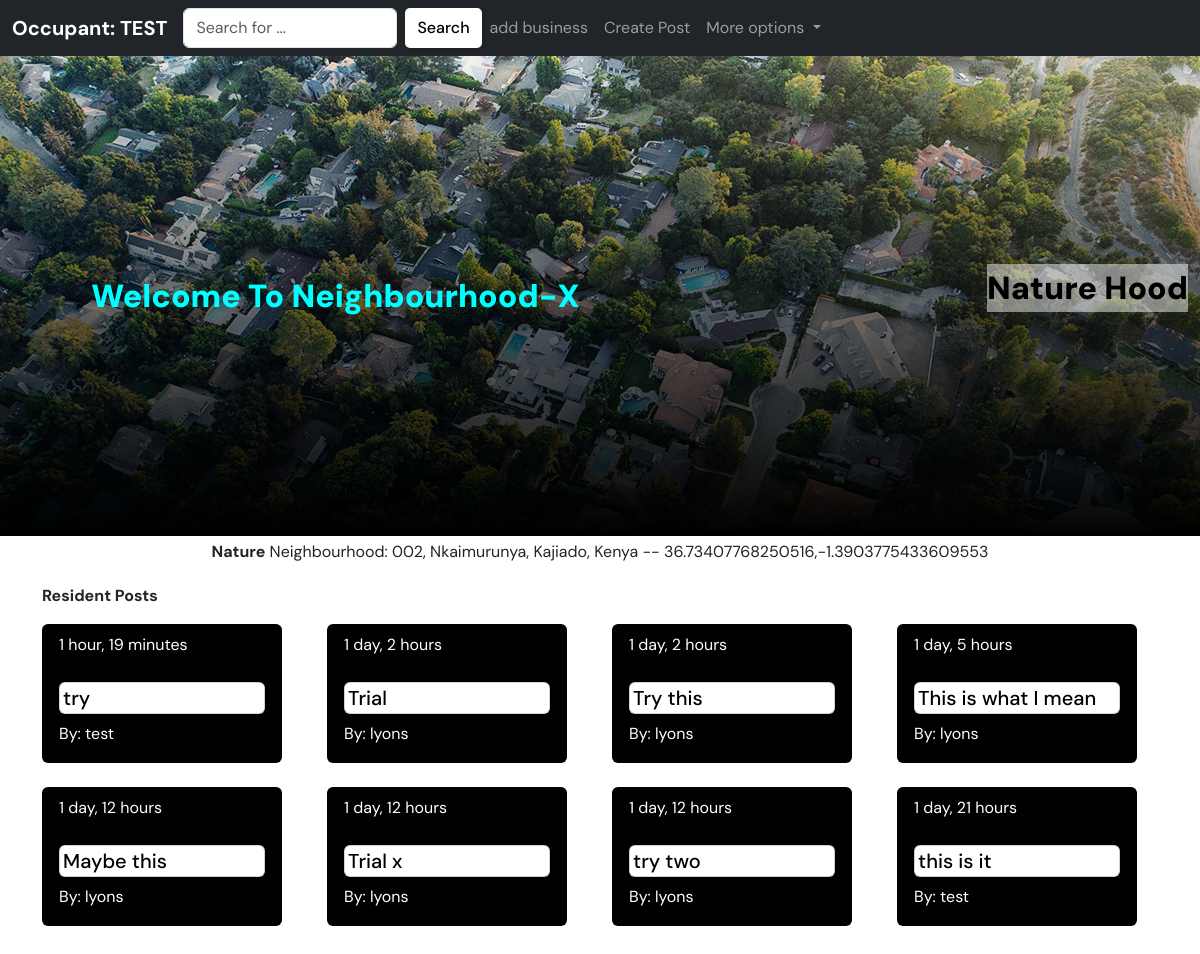
The page /resident-dashboard/ (signed in) on the database its author committed.
### neighbourhoodx/models.py (models this page shows, shortened)
class Neighbourhood(models.Model):
    admin = models.ForeignKey(Administrator, on_delete=models.CASCADE)
    name = models.CharField(max_length=30)
    location = LocationField(map_attrs={"center": [36.74,  -1.39], "marker_color": "red"})
    occupants = models.IntegerField(default=1, blank=True)
    address = AddressAutoHiddenField()
    class Meta:
        verbose_name = 'Neighbourhood'
        verbose_name_plural = 'Neighbourhoods'

class Post(models.Model):
    poster = models.ForeignKey(User, on_delete=models.SET_NULL, null=True)
    neighbourhood = models.ForeignKey(Neighbourhood, on_delete=models.CASCADE)
    body = models.TextField()
    posted = models.DateTimeField(auto_now_add=True)
    class Meta:
        verbose_name = 'Post'
        verbose_name_plural = 'Posts'
        ordering = ['-posted']

### neighbourhoodx/views.py (the view)
# urls.py: path('resident-dashboard/', views.residentDashboard, name="residentDashboard"),
@login_required(login_url='login')
def residentDashboard(request):
    user = request.user
    resident = Member.objects.get(user = user)
    get_neighbourhood = resident.neighbourhood
    if get_neighbourhood != None:
        posts = get_neighbourhood.post_set.all()
        n_long = get_neighbourhood.location[0]
        n_lat = get_neighbourhood.location[1]
        businesses = Business.objects.filter(neighbourhood = get_neighbourhood)
        m = folium.Map(location=[n_lat, n_long], zoom_start=16)
        folium.Marker([n_lat, n_long],
            popup=f'<strong>{user.username}</strong> Neighbourhood <p>where you belong</p>',
            tooltip='Click here for more',
            icon=folium.Icon(icon='home', color='blue')
            ).add_to(m)
        folium.CircleMarker(
            [n_lat, n_long],
            tooltip=f'<strong>{get_neighbourhood.name}</strong> Neighbourhood',
            popup='base',
            radius = 300,
            color='blue',
            fill=True,
            fill_color='aqua'
            ).add_to(m)
        if businesses != None:
            for business in businesses:
                s_long = business.location[0]
                s_lat = business.location[1]
                folium.Marker([s_lat, s_long],
                    popup=f'<strong>{business.name}</strong>',
                    tooltip='Click here for more',
                    icon=folium.Icon(icon='cloud', color='red')
                    ).add_to(m),
        else:
            posts = None
    else:
        return redirect(loginPage)
    m = m._repr_html_() #html representation
    context = {'map': m, 'hood': get_neighbourhood, 'posts':posts}
    return render(request, 'neighbourhoodx/resident_dashboard.html', context)

### neighbourhoodx/templates/neighbourhoodx/resident_dashboard.html (shortened to what this page needs)
{% extends 'main.html' %}
{% load bootstrap5 %}
{% block content %}
{% include 'res_nav.html' %}
<div class="container-fluid admin">
    <div class="admin-blank">
        <strong class="text-center">Welcome To Neighbourhood-X</strong>
    </div>
    <div class="admin-map">
        <p class="text-center p-txt">{{hood.name}} Hood</p>
    </div>
</div>
<div class="container">
    <p class="text-center p-1"><strong>{{hood.name}}</strong> Neighbourhood: {{hood.address}} -- {{hood.location}}</p>
    <p><strong>Resident Posts</strong></p>
    <div class="row">
        {% for post in posts %}
        <div class="col-md-3">
            <div class="card text-white bg-black mb-4" style="max-width: 15rem; max-height: 9rem;">
                <div class="card-header">{{post.posted | timesince}}</div>
                <div class="card-body">
                    <h5 class="card-title card post-card">{{post.body}}</h5>
                    <p class="card-text">By: {{post.poster}}</p>
                </div>
            </div>
        </div>
        {% endfor %}
    </div>
</div>
<br>
{% endblock content %}

### templates/res_nav.html (shortened to what this page needs)
<nav class="navbar navbar-expand-lg navbar-dark bg-dark">
    <div class="container-fluid navbar-x">
        <a class="navbar-brand" href="{% url 'residentDashboard' %}"><strong>Occupant: {{request.user.username | upper}} </strong></a>
        <div class="collapse navbar-collapse" id="navbarSupportedContent">
            <ul class="navbar-nav me-auto mb-2 mb-lg-0">
                <form class="d-flex">
                    <input class="form-control me-2" type="search" placeholder="Search for ..." aria-label="Search">
                    <button class="btn btn--dark" type="submit">Search</button>
                </form>
                <li class="nav-item">
                    <a class="nav-link" href="{% url 'business' %}">add business</a>
                </li>
                <li class="nav-item">
                    <a class="nav-link" href="{% url 'resident-post' %}">Create Post</a>
                </li>
                <li class="nav-item dropdown">
                    <a class="nav-link dropdown-toggle" href="#" id="navbarDropdown" role="button"
                        data-bs-toggle="dropdown" aria-expanded="false">
                        More options
                    </a>
                        </li>
                    </ul>
        </div>
    </div>
</nav>

### static/css/main.css (style rules this page uses)
* { font-family: "DM Sans", -apple-system, BlinkMacSystemFont, "Segoe UI", Roboto, Oxygen, Ubuntu, Cantarell, "Open Sans", "Helvetica Neue", sans-serif; margin: 0; padding: 0; box-sizing: border-box; text-rendering: optimizeLegibility; }
.nav-item { color: black; }
.admin { height: 60vh; background: linear-gradient(to bottom, rgba(0, 153, 145, 0), rgba(0, 0, 0, 70)), url('../images/adminbg.jpg'); background-size: cover; background-repeat: no-repeat; display: flex; align-items: center; justify-content: space-between; }
.admin-blank { height: 60vh; width: 55%; display: flex; align-items: center; justify-content: center; color: aqua; font-weight: 900; font-size: 2rem; }
.admin-map { color: aqua; font-weight: 900; font-size: 1.2rem; }
.p-txt { font-weight: 900; font-size: 2rem; background-color: rgba(255, 255, 255, 0.473); color: rgb(0, 0, 0); text-align: center; }
.post-card { color: black; padding: 1.5%; }
.navbar-x { display: flex; align-items: center; justify-content: space-between; width: 100%; }
.btn { background-color: transparent; border: none; display: inline-flex; align-items: center; gap: 1rem; cursor: pointer; color: white; transition: all ease-in-out 0.3s; border-radius: 5px; box-shadow: 1px 1px 3px 1px rgba(0, 0, 0, 0.15); font-weight: 500; }
.btn--dark { background-color: white; color: black; }

### rows shown on the page
Neighbourhood: name "Nature", address "002, Nkaimurunya, Kajiado, Kenya", location "36.73407768250516,-1.3903775433609553"
Post: posted "1 hour, 19 minutes", body "try", poster "test"
Post: posted "1 day, 2 hours", body "Trial", poster "lyons"
Post: posted "1 day, 2 hours", body "Try this", poster "lyons"
Post: posted "1 day, 5 hours", body "This is what I mean", poster "lyons"
Post: posted "1 day, 12 hours", body "Maybe this", poster "lyons"
Post: posted "1 day, 12 hours", body "Trial x", poster "lyons"
Post: posted "1 day, 12 hours", body "try two", poster "lyons"
Post: posted "1 day, 21 hours", body "this is it", poster "test"

### other values the page prints
{{ request.user.username | upper }} "TEST"
